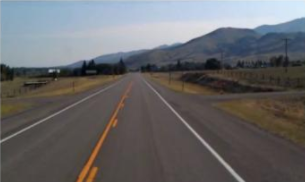
#> input picture lines/lines.jpg, 305 x 182 px
$ python -i detect.py   (imports and definitions only)
#> lines starting #> are read from the running program, lines starting #| are printed output that depends on the picture
#> further down, picture is the input picture: shape (182, 305, 3); mean B, G, R 104.8, 103, 103.6
import numpy as np
import cv2
from PIL import ImageTk, Image

def cenny(img):
    img=cv2.cvtColor(img,cv2.COLOR_BGR2BGRA)
    blur=cv2.GaussianBlur(img,(5,5),0)
    return cv2.Canny(blur,50,150)
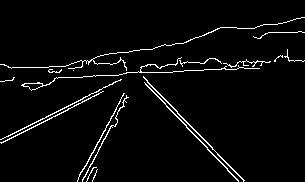
#> returned value: shape (182, 305); 3.7% white in thin lines or dots

# [45 lines left out: functions make_coordinates, average_slope_intercept, display_lines, mask, not called in this run]

>>> import cv2
>>> picture = cv2.imread('lines.jpg')
>>> result = cenny(picture)
